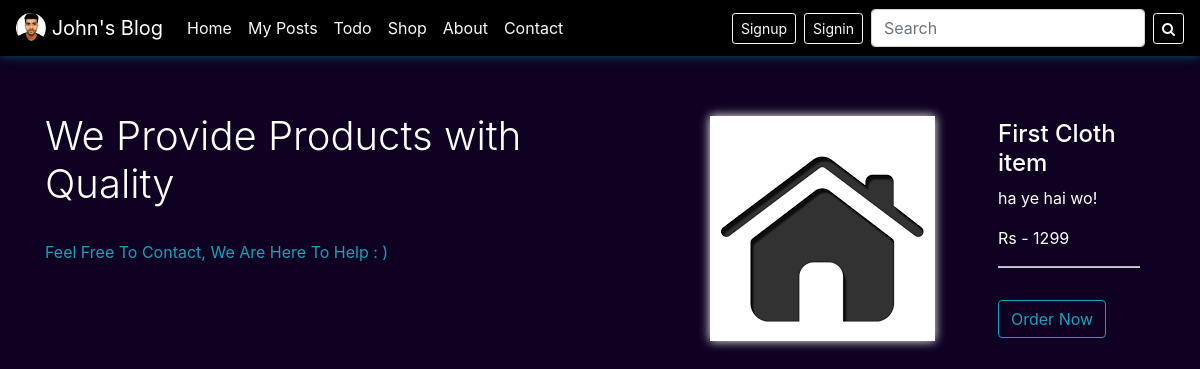
Page /viewitem/6 on the committed database.
### ecommerce/models.py (models this page shows, shortened)
class Clothes(models.Model):
    title = models.CharField(max_length=300)
    desc = models.TextField()
    image = models.ImageField(upload_to='pics', default = None,null=True, blank=True)
    price = models.IntegerField()

### ecommerce/views.py (the view)
# urls.py: path('viewitem/<int:id>', views.viewitem, name='viewitem'),
def viewitem(request, id):
    viewitem1=Clothes.objects.get(id=id)
    return render(request, 'viewitem.html',{'view1':viewitem1})

### templates/viewitem.html (shortened to what this page needs)
{% extends 'base.html' %}
{% block content %}
{% if view1 %}
<div class="container ">
   <div class="row">
   <div class="col-7 mt-4">
   <h1 class="display-4 heading1">We Provide Products with Quality </h1>
   <p class="Lead text-info mt-4">Feel Free To Contact, We Are Here To Help : )</p>
   </div>
   <div class="col-5">
    <div class="itm float-right">
    <img class="img-fluid mt-5" style="box-shadow:0 0 10px" src="{{view1.image.url}}" name = "itemimg" alt="">
    <div class="container itm1">
    <h4 name = "itemtitle">{{view1.title}}</h4>
    <p name = "itemdesc">{{view1.desc}}</p>
    <p name = "itemprice">Rs - {{view1.price}}</p>
   <hr>
    <a href="{% url 'order' view1.id %}">
    <button type="button" name="bttn1" class="btn mt-3 mb-3 btn-outline-info">Order Now</button>
    </a>
   </div>
    </div>
    </div>
   </div>
</div>
{% endif %}
{% endblock content %}

### rows in the picture
Clothes: image (picture), title "First Cloth item", desc "ha ye hai wo!", price "1299"
